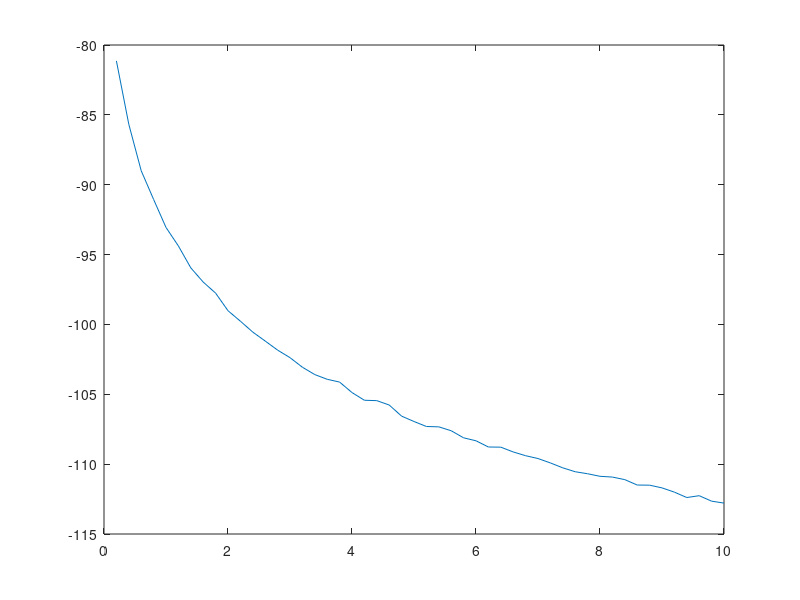

MATLAB code to generate this figure:
h = 200;
qufushendu = 25;
loss = 10*log10(exp(-1/qufushendu*h)/h);

dx = 200;
distance = dx:dx:10000;
h = 300;
angle = atan(distance/h);
E = 1./distance.*cos(angle);
E = 10*log10(E)+rand(1,length(distance))*0.5+loss;
plot(distance/1000,E);